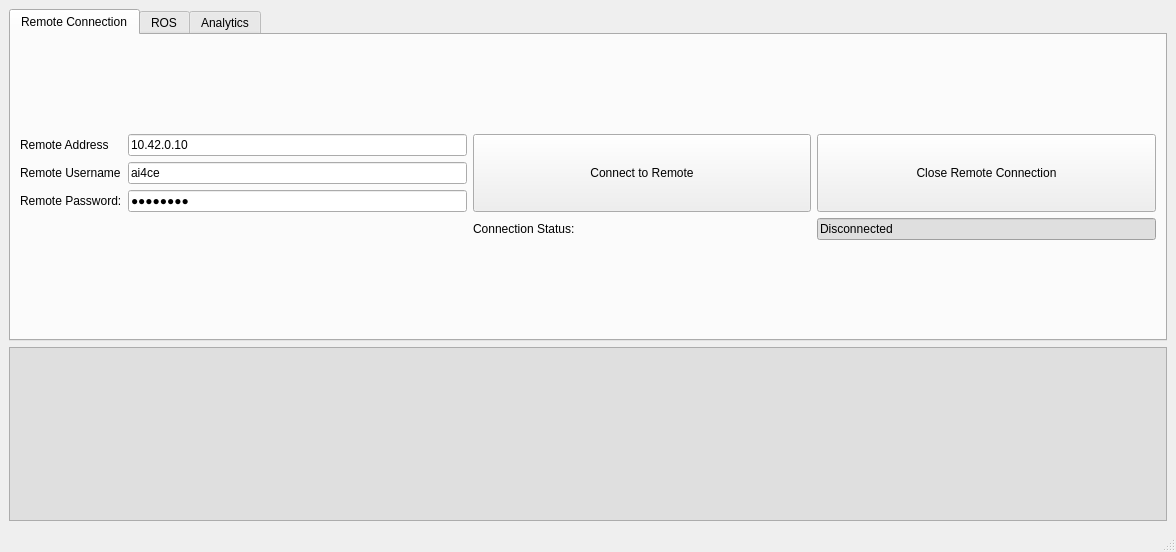
<?xml version="1.0" encoding="UTF-8"?>
<ui version="4.0">
 <class>MainWindow</class>
 <widget class="QMainWindow" name="MainWindow">
  <property name="enabled">
   <bool>true</bool>
  </property>
  <property name="geometry">
   <rect>
    <x>0</x>
    <y>0</y>
    <width>1176</width>
    <height>552</height>
   </rect>
  </property>
  <property name="sizePolicy">
   <sizepolicy hsizetype="Preferred" vsizetype="Preferred">
    <horstretch>0</horstretch>
    <verstretch>0</verstretch>
   </sizepolicy>
  </property>
  <property name="minimumSize">
   <size>
    <width>800</width>
    <height>400</height>
   </size>
  </property>
  <property name="maximumSize">
   <size>
    <width>1371</width>
    <height>600</height>
   </size>
  </property>
  <property name="windowTitle">
   <string>MainWindow</string>
  </property>
  <widget class="QWidget" name="centralwidget">
   <layout class="QVBoxLayout" name="verticalLayout">
    <item>
     <widget class="QTabWidget" name="tabWidget">
      <property name="sizePolicy">
       <sizepolicy hsizetype="Minimum" vsizetype="Maximum">
        <horstretch>0</horstretch>
        <verstretch>1</verstretch>
       </sizepolicy>
      </property>
      <property name="currentIndex">
       <number>0</number>
      </property>
      <widget class="QWidget" name="tab_remote">
       <attribute name="title">
        <string>Remote Connection</string>
       </attribute>
       <layout class="QVBoxLayout" name="verticalLayout_2">
        <item>
         <layout class="QGridLayout" name="gridLayout">
          <item row="1" column="0">
           <widget class="QLabel" name="label_2">
            <property name="text">
             <string>Remote Username</string>
            </property>
           </widget>
          </item>
          <item row="1" column="1">
           <widget class="QLineEdit" name="line_user">
            <property name="text">
             <string>ai4ce</string>
            </property>
           </widget>
          </item>
          <item row="0" column="1">
           <widget class="QLineEdit" name="line_address">
            <property name="text">
             <string>10.42.0.10</string>
            </property>
           </widget>
          </item>
          <item row="0" column="3" rowspan="3">
           <widget class="QPushButton" name="button_disconnect">
            <property name="sizePolicy">
             <sizepolicy hsizetype="MinimumExpanding" vsizetype="MinimumExpanding">
              <horstretch>0</horstretch>
              <verstretch>0</verstretch>
             </sizepolicy>
            </property>
            <property name="text">
             <string>Close Remote Connection</string>
            </property>
           </widget>
          </item>
          <item row="2" column="0">
           <widget class="QLabel" name="label_3">
            <property name="text">
             <string>Remote Password:</string>
            </property>
           </widget>
          </item>
          <item row="0" column="0">
           <widget class="QLabel" name="label">
            <property name="text">
             <string>Remote Address</string>
            </property>
           </widget>
          </item>
          <item row="2" column="1">
           <widget class="QLineEdit" name="line_password">
            <property name="text">
             <string>12345678</string>
            </property>
            <property name="echoMode">
             <enum>QLineEdit::Password</enum>
            </property>
           </widget>
          </item>
          <item row="0" column="2" rowspan="3">
           <widget class="QPushButton" name="button_connect">
            <property name="sizePolicy">
             <sizepolicy hsizetype="MinimumExpanding" vsizetype="MinimumExpanding">
              <horstretch>0</horstretch>
              <verstretch>0</verstretch>
             </sizepolicy>
            </property>
            <property name="text">
             <string>Connect to Remote</string>
            </property>
           </widget>
          </item>
          <item row="3" column="3">
           <widget class="QLineEdit" name="line_connection_status">
            <property name="styleSheet">
             <string notr="true">QLineEdit {
	background: rgb(223, 223, 223)
}</string>
            </property>
            <property name="text">
             <string>Disconnected</string>
            </property>
           </widget>
          </item>
          <item row="3" column="2">
           <widget class="QLabel" name="label_4">
            <property name="text">
             <string>Connection Status:</string>
            </property>
           </widget>
          </item>
         </layout>
        </item>
       </layout>
      </widget>
      <widget class="QWidget" name="tab_ros">
       <attribute name="title">
        <string>ROS</string>
       </attribute>
       <layout class="QVBoxLayout" name="verticalLayout_3">
        <item>
         <layout class="QHBoxLayout" name="horizontalLayout">
          <item>
           <widget class="QLabel" name="label_18">
            <property name="text">
             <string>Catkin Workspace Path:</string>
            </property>
           </widget>
          </item>
          <item>
           <widget class="QLineEdit" name="line_workspace_path">
            <property name="styleSheet">
             <string notr="true"/>
            </property>
            <property name="text">
             <string>/mnt/internal/catkin_ws</string>
            </property>
           </widget>
          </item>
         </layout>
        </item>
        <item>
         <layout class="QGridLayout" name="gridLayout_2">
          <item row="5" column="0">
           <widget class="QPushButton" name="button_begin_recording">
            <property name="sizePolicy">
             <sizepolicy hsizetype="Minimum" vsizetype="MinimumExpanding">
              <horstretch>0</horstretch>
              <verstretch>0</verstretch>
             </sizepolicy>
            </property>
            <property name="text">
             <string>Begin Recording</string>
            </property>
           </widget>
          </item>
          <item row="5" column="1">
           <widget class="QPushButton" name="button_end_recording">
            <property name="sizePolicy">
             <sizepolicy hsizetype="Minimum" vsizetype="MinimumExpanding">
              <horstretch>0</horstretch>
              <verstretch>0</verstretch>
             </sizepolicy>
            </property>
            <property name="text">
             <string>End Recording</string>
            </property>
           </widget>
          </item>
          <item row="2" column="3" colspan="2">
           <widget class="QGroupBox" name="groupBox">
            <property name="sizePolicy">
             <sizepolicy hsizetype="Minimum" vsizetype="Minimum">
              <horstretch>0</horstretch>
              <verstretch>0</verstretch>
             </sizepolicy>
            </property>
            <property name="title">
             <string>PointCloud Format</string>
            </property>
            <property name="flat">
             <bool>false</bool>
            </property>
            <property name="checkable">
             <bool>false</bool>
            </property>
            <layout class="QVBoxLayout" name="verticalLayout_5">
             <item>
              <layout class="QVBoxLayout" name="verticalLayout_4">
               <item>
                <widget class="QRadioButton" name="radio_custom_msg">
                 <property name="sizePolicy">
                  <sizepolicy hsizetype="Minimum" vsizetype="Minimum">
                   <horstretch>0</horstretch>
                   <verstretch>0</verstretch>
                  </sizepolicy>
                 </property>
                 <property name="text">
                  <string>Livox Custom Msg</string>
                 </property>
                 <property name="checked">
                  <bool>true</bool>
                 </property>
                </widget>
               </item>
               <item>
                <widget class="QRadioButton" name="radio_pointcloud">
                 <property name="sizePolicy">
                  <sizepolicy hsizetype="Minimum" vsizetype="Minimum">
                   <horstretch>0</horstretch>
                   <verstretch>0</verstretch>
                  </sizepolicy>
                 </property>
                 <property name="autoFillBackground">
                  <bool>false</bool>
                 </property>
                 <property name="text">
                  <string>PointCloud2</string>
                 </property>
                </widget>
               </item>
              </layout>
             </item>
            </layout>
           </widget>
          </item>
          <item row="0" column="0" colspan="5">
           <widget class="QPushButton" name="button_build_source">
            <property name="sizePolicy">
             <sizepolicy hsizetype="Minimum" vsizetype="Fixed">
              <horstretch>0</horstretch>
              <verstretch>0</verstretch>
             </sizepolicy>
            </property>
            <property name="text">
             <string>Build Workspace and Source</string>
            </property>
           </widget>
          </item>
          <item row="1" column="0" colspan="2">
           <widget class="QPushButton" name="button_chmod">
            <property name="text">
             <string>Grant Port Permissions</string>
            </property>
           </widget>
          </item>
          <item row="2" column="1">
           <widget class="QPushButton" name="button_stop">
            <property name="sizePolicy">
             <sizepolicy hsizetype="Minimum" vsizetype="MinimumExpanding">
              <horstretch>0</horstretch>
              <verstretch>0</verstretch>
             </sizepolicy>
            </property>
            <property name="text">
             <string>Stop Sensors</string>
            </property>
           </widget>
          </item>
          <item row="5" column="4">
           <widget class="QLineEdit" name="line_bag_path">
            <property name="sizePolicy">
             <sizepolicy hsizetype="Minimum" vsizetype="Fixed">
              <horstretch>0</horstretch>
              <verstretch>0</verstretch>
             </sizepolicy>
            </property>
            <property name="minimumSize">
             <size>
              <width>0</width>
              <height>0</height>
             </size>
            </property>
            <property name="baseSize">
             <size>
              <width>1</width>
              <height>0</height>
             </size>
            </property>
            <property name="text">
             <string>/mnt/internal/bag</string>
            </property>
           </widget>
          </item>
          <item row="6" column="0">
           <widget class="QPushButton" name="button_preview">
            <property name="sizePolicy">
             <sizepolicy hsizetype="Minimum" vsizetype="MinimumExpanding">
              <horstretch>0</horstretch>
              <verstretch>0</verstretch>
             </sizepolicy>
            </property>
            <property name="text">
             <string>Show Preview</string>
            </property>
           </widget>
          </item>
          <item row="6" column="3">
           <widget class="QLabel" name="label_8">
            <property name="text">
             <string>Bag File Name</string>
            </property>
           </widget>
          </item>
          <item row="6" column="1">
           <widget class="QPushButton" name="button_end_preview">
            <property name="sizePolicy">
             <sizepolicy hsizetype="Minimum" vsizetype="MinimumExpanding">
              <horstretch>0</horstretch>
              <verstretch>0</verstretch>
             </sizepolicy>
            </property>
            <property name="text">
             <string>End Preview</string>
            </property>
           </widget>
          </item>
          <item row="1" column="3" colspan="2">
           <widget class="QLabel" name="label_5">
            <property name="sizePolicy">
             <sizepolicy hsizetype="Minimum" vsizetype="Fixed">
              <horstretch>0</horstretch>
              <verstretch>0</verstretch>
             </sizepolicy>
            </property>
            <property name="frameShape">
             <enum>QFrame::NoFrame</enum>
            </property>
            <property name="text">
             <string>Recording Parameters</string>
            </property>
           </widget>
          </item>
          <item row="6" column="4">
           <widget class="QLineEdit" name="line_bag_name">
            <property name="sizePolicy">
             <sizepolicy hsizetype="Minimum" vsizetype="Fixed">
              <horstretch>0</horstretch>
              <verstretch>0</verstretch>
             </sizepolicy>
            </property>
            <property name="text">
             <string>run1.bag</string>
            </property>
           </widget>
          </item>
          <item row="2" column="0">
           <widget class="QPushButton" name="button_start">
            <property name="sizePolicy">
             <sizepolicy hsizetype="Minimum" vsizetype="MinimumExpanding">
              <horstretch>0</horstretch>
              <verstretch>0</verstretch>
             </sizepolicy>
            </property>
            <property name="text">
             <string>Start Sensors</string>
            </property>
           </widget>
          </item>
          <item row="5" column="3">
           <widget class="QLabel" name="label_9">
            <property name="text">
             <string>Bag File Path</string>
            </property>
           </widget>
          </item>
          <item row="2" column="2" rowspan="5">
           <widget class="QLabel" name="label_image_preview">
            <property name="sizePolicy">
             <sizepolicy hsizetype="Preferred" vsizetype="Preferred">
              <horstretch>0</horstretch>
              <verstretch>0</verstretch>
             </sizepolicy>
            </property>
            <property name="minimumSize">
             <size>
              <width>200</width>
              <height>200</height>
             </size>
            </property>
            <property name="maximumSize">
             <size>
              <width>250</width>
              <height>250</height>
             </size>
            </property>
            <property name="baseSize">
             <size>
              <width>30</width>
              <height>0</height>
             </size>
            </property>
            <property name="text">
             <string/>
            </property>
            <property name="alignment">
             <set>Qt::AlignCenter</set>
            </property>
           </widget>
          </item>
          <item row="1" column="2">
           <widget class="QComboBox" name="combo_image_topic">
            <property name="currentIndex">
             <number>0</number>
            </property>
            <item>
             <property name="text">
              <string>Front Camera</string>
             </property>
            </item>
            <item>
             <property name="text">
              <string>Back Camera</string>
             </property>
            </item>
           </widget>
          </item>
         </layout>
        </item>
       </layout>
      </widget>
      <widget class="QWidget" name="tab_analytics">
       <attribute name="title">
        <string>Analytics</string>
       </attribute>
       <layout class="QVBoxLayout" name="verticalLayout_6">
        <item>
         <layout class="QGridLayout" name="gridLayout_3">
          <item row="0" column="2">
           <widget class="QLabel" name="label_17">
            <property name="text">
             <string>Recording To: </string>
            </property>
           </widget>
          </item>
          <item row="0" column="3">
           <widget class="QLineEdit" name="line_bag_name_check">
            <property name="styleSheet">
             <string notr="true">QLineEdit {
	background: rgb(223, 223, 223)
}</string>
            </property>
            <property name="text">
             <string>run1.bag</string>
            </property>
            <property name="readOnly">
             <bool>true</bool>
            </property>
           </widget>
          </item>
          <item row="0" column="1">
           <widget class="QLineEdit" name="line_record_status">
            <property name="sizePolicy">
             <sizepolicy hsizetype="Expanding" vsizetype="Fixed">
              <horstretch>1</horstretch>
              <verstretch>0</verstretch>
             </sizepolicy>
            </property>
            <property name="styleSheet">
             <string notr="true">QLineEdit {
	background: rgb(223, 223, 223)
}</string>
            </property>
            <property name="text">
             <string>Recording</string>
            </property>
            <property name="readOnly">
             <bool>true</bool>
            </property>
           </widget>
          </item>
          <item row="0" column="0">
           <widget class="QLabel" name="label_6">
            <property name="sizePolicy">
             <sizepolicy hsizetype="Preferred" vsizetype="Preferred">
              <horstretch>1</horstretch>
              <verstretch>0</verstretch>
             </sizepolicy>
            </property>
            <property name="text">
             <string>Recording Status: </string>
            </property>
           </widget>
          </item>
         </layout>
        </item>
        <item>
         <widget class="QPushButton" name="button_monitor">
          <property name="text">
           <string>Monitor</string>
          </property>
         </widget>
        </item>
        <item>
         <layout class="QGridLayout" name="gridLayout_4">
          <item row="0" column="3">
           <widget class="QLineEdit" name="line_lidar_topic">
            <property name="text">
             <string>/livox/lidar</string>
            </property>
           </widget>
          </item>
          <item row="0" column="0">
           <widget class="QLabel" name="label_10">
            <property name="text">
             <string>Image Topic: </string>
            </property>
           </widget>
          </item>
          <item row="0" column="1">
           <widget class="QLineEdit" name="line_image_topic">
            <property name="text">
             <string>/front_camera_image/compressed</string>
            </property>
           </widget>
          </item>
          <item row="1" column="1">
           <widget class="QLineEdit" name="line_image_size">
            <property name="text">
             <string/>
            </property>
           </widget>
          </item>
          <item row="0" column="2">
           <widget class="QLabel" name="label_13">
            <property name="text">
             <string>PointCloud topic:</string>
            </property>
           </widget>
          </item>
          <item row="0" column="5">
           <widget class="QLineEdit" name="line_imu_topic">
            <property name="text">
             <string>/livox/imu</string>
            </property>
           </widget>
          </item>
          <item row="1" column="0">
           <widget class="QLabel" name="label_12">
            <property name="text">
             <string>Image Size:</string>
            </property>
           </widget>
          </item>
          <item row="2" column="0" colspan="2">
           <widget class="QTextEdit" name="text_image_freq">
            <property name="maximumSize">
             <size>
              <width>16777215</width>
              <height>16777215</height>
             </size>
            </property>
            <property name="styleSheet">
             <string notr="true">QTextEdit {
	background: rgb(223, 223, 223)
}</string>
            </property>
            <property name="readOnly">
             <bool>true</bool>
            </property>
           </widget>
          </item>
          <item row="0" column="4">
           <widget class="QLabel" name="label_14">
            <property name="text">
             <string>IMU Topic: </string>
            </property>
           </widget>
          </item>
          <item row="2" column="2" colspan="2">
           <widget class="QTextEdit" name="text_lidar_freq">
            <property name="maximumSize">
             <size>
              <width>16777215</width>
              <height>16777215</height>
             </size>
            </property>
            <property name="styleSheet">
             <string notr="true">QTextEdit {
	background: rgb(223, 223, 223)
}</string>
            </property>
            <property name="readOnly">
             <bool>true</bool>
            </property>
           </widget>
          </item>
          <item row="2" column="4" colspan="2">
           <widget class="QTextEdit" name="text_imu_freq">
            <property name="maximumSize">
             <size>
              <width>16777215</width>
              <height>16777215</height>
             </size>
            </property>
            <property name="styleSheet">
             <string notr="true">QTextEdit {
	background: rgb(223, 223, 223)
}</string>
            </property>
            <property name="readOnly">
             <bool>true</bool>
            </property>
           </widget>
          </item>
         </layout>
        </item>
       </layout>
      </widget>
     </widget>
    </item>
    <item>
     <widget class="QTextEdit" name="text_log">
      <property name="sizePolicy">
       <sizepolicy hsizetype="Expanding" vsizetype="Expanding">
        <horstretch>0</horstretch>
        <verstretch>1</verstretch>
       </sizepolicy>
      </property>
      <property name="styleSheet">
       <string notr="true">QTextEdit {
	background: rgb(223, 223, 223)
}</string>
      </property>
      <property name="readOnly">
       <bool>true</bool>
      </property>
     </widget>
    </item>
   </layout>
  </widget>
  <widget class="QMenuBar" name="menubar">
   <property name="geometry">
    <rect>
     <x>0</x>
     <y>0</y>
     <width>1176</width>
     <height>20</height>
    </rect>
   </property>
  </widget>
  <widget class="QStatusBar" name="statusbar"/>
 </widget>
 <resources/>
 <connections/>
</ui>
